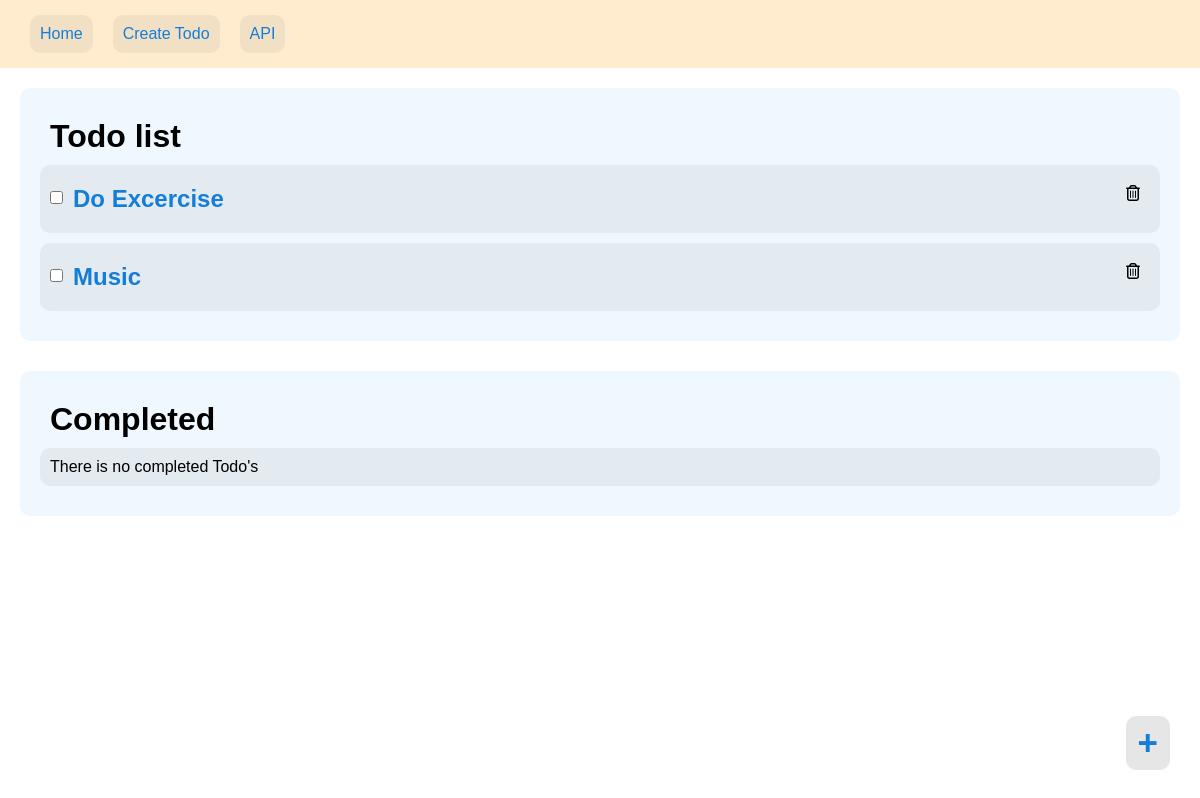
The page /todo/ on the database as committed earlier.
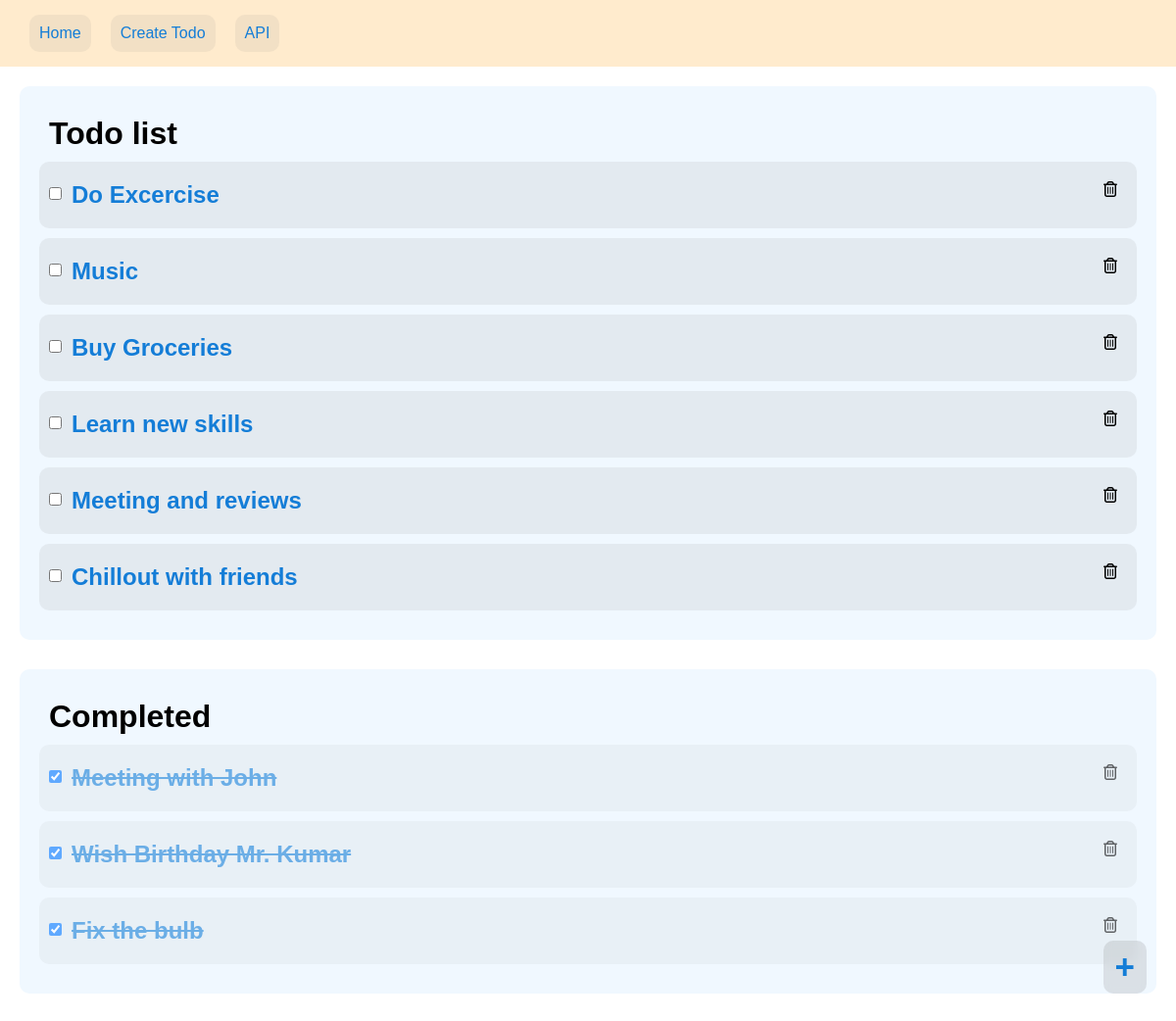
The same page on the database as committed later.
### todo/models.py (models this page shows)
class BaseModel(models.Model):
    uid = models.UUIDField(
        primary_key=True, editable=False, default=uuid.uuid4)
    created_at = models.DateField(auto_now=True)
    updated_at = models.DateField(auto_now_add=True)
    class Meta:
        abstract = True

class Todo(BaseModel):
    todo_title = models.CharField(max_length=100)
    todo_description = models.TextField(default="", null=True, blank=True)
    is_done = models.BooleanField(default=False)

### todo/views.py (the view)
# urls.py: path('', todoHome, name='todoHome'),
def todoHome(request):
    try:
        todo = Todo.objects.filter(is_done=False)
        todoCompleted = Todo.objects.filter(is_done=True)
        try:
            todo_count = Todo_page_view_count.objects.get(id=1)
            todo_count.todo_home_view_count += 1
            todo_count.save()
        except:
            pass
        try:
            if request.method == "POST":
                uid = request.POST["uid"]
                todo = Todo.objects.get(uid=uid)
                try:
                    if request.POST["done"] == "on":
                        done = True
                except:
                    done = False
                data = {"is_done": done}
                serializer = TodoSerializer(todo, data=data, partial=True)
                if serializer.is_valid():
                    serializer.save()
                return redirect(todoURl)
        except:
            pass
    except:
        pass
    return render(request, "todohome.html", {'todo': todo, 'todoCompleted': todoCompleted})

### todo/templates/todohome.html (shortened to what this page needs)
{% extends 'todobase.html' %}{% block page %}
<div>
    <div class="fixed"><a href="{% url 'todoCreate' %}">+</a></div>
    <div class="todo-container">
        <h1>Todo list</h1>
        {% for i in todo %}
        <div class="todos">
            <span class="todo-done">
                <form action="" method="POST" class="donesubmit" enctype="multipart/form-data">
                    {% if i.is_done %}
                    <input type="checkbox" id="done" name="done" checked onclick="event.preventDefault();this.closest('form').submit();"/>
                    {%else%}
                    <input type="checkbox" id="done" name="done" onclick="event.preventDefault();this.closest('form').submit();"/>
                    {%endif%}
                </form>
            </span>
            <div class="todo-info">
                <div class="dropdown-btn" onclick="toggle(1)">
                    <h2><a href="{% url 'todoUpdate' i.uid %}">{{i.todo_title}}</a></h2>
                </div>
            </div>
            <span class="todo-del"><a href="{% url 'todoDelete' i.uid %}"></a></span>
        </div>
        {%empty%}
        <p class="todos">There is no Todo</p>
        {%endfor%}
    </div>
</div>
<div>
    <div class="todo-container">
        <h1>Completed</h1>
        {% for i in todoCompleted %}
        <div class="todos fade">
            <span class="todo-done">
                <form action="" method="POST" class="donesubmit" enctype="multipart/form-data">
                    {% if i.is_done %}
                    <input type="checkbox" id="done" name="done" checked onclick="event.preventDefault();this.closest('form').submit();"/>
                    {%else%}
                    <input type="checkbox" id="done" name="done" onclick="event.preventDefault();this.closest('form').submit();"/>
                    {%endif%}
                </form>
            </span>
            <div class="todo-info">
                <div class="dropdown-btn" onclick="toggle(1)">
                    <h2><a href="{% url 'todoUpdate' i.uid %}"><del>{{i.todo_title}}</del></a></h2>
                </div>
            </div>
            <span class="todo-del"><a href="{% url 'todoDelete' i.uid %}"></a></span>
        </div>
        {%empty%}
        <p class="todos">There is no completed Todo's</p>
        {%endfor%}
    </div>
</div>
{%endblock%}

Rows that differ between the two databases and show on the page:
added Todo: todo_title "Buy Groceries", shown under "Todo list"
added Todo: todo_title "Learn new skills", shown under "Todo list"
added Todo: todo_title "Meeting and reviews", shown under "Todo list"
added Todo: todo_title "Chillout with friends", shown under "Todo list"
added Todo: todo_title "Meeting with John", shown under "Completed"
added Todo: todo_title "Wish Birthday Mr. Kumar", shown under "Completed"
added Todo: todo_title "Fix the bulb", shown under "Completed"
Other text that changed with them:
text no longer shown: "There is no completed Todo's"
